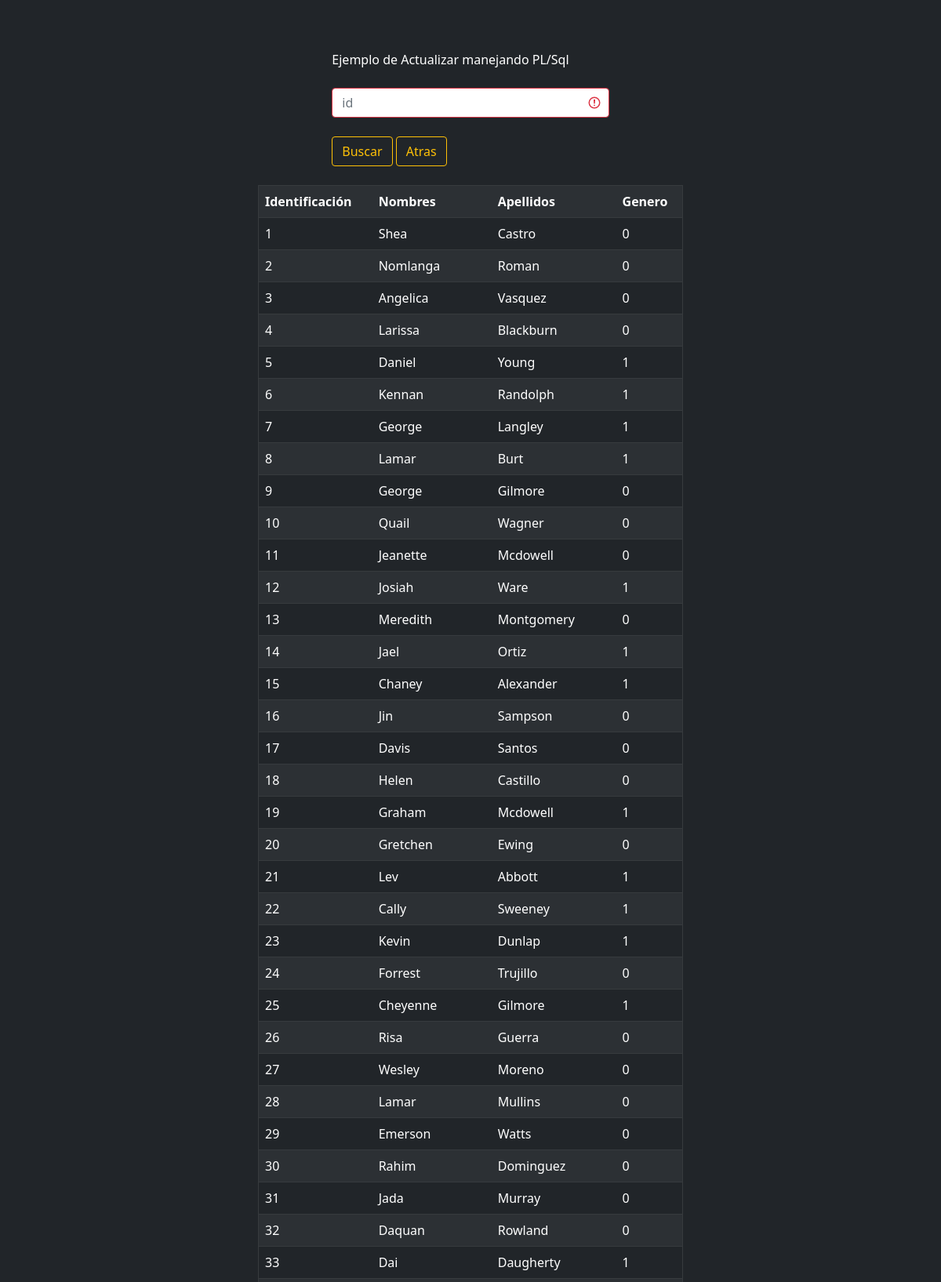
Page /editar.php (upper part) on the committed database.
### tables this page shows
CREATE TABLE `tb_ejemplo` (
  `id` mediumint(8) UNSIGNED NOT NULL,
  `nombre` varchar(255) DEFAULT NULL,
  `apellido` varchar(255) DEFAULT NULL,
  `genero` varchar(255) DEFAULT NULL
);

### editar.php (the view, shortened to what this page needs)
<!DOCTYPE html>
<html lang="es">
<head>
    <link rel="stylesheet" href="css/bootstrap.min.css">
</head>
<body class="p-3 my-3 bg-dark text-white">
<div class="container p-3 my-3 bg-dark text-white">
    <div class="row">
        <div class="col-sm-4"></div>
        <div class="col-sm-4">Ejemplo de Actualizar manejando PL/Sql</div><br><br>
        <div class="col-sm-4"></div>
    </div>
    <div class="row">
        <div class="col-sm-4"></div>
        <div class="col-sm-4">
            <form action="editar1.php" method="POST" class="was-validated">
                <input placeholder="id" class="form-control" type="text" name="id" id="id" required><br>
                <button class="btn btn-outline-warning">Buscar</button>
                <a href="desktop.php" class="btn btn-outline-warning">Atras</a><br><br>
            </form>
        </div>
        <div class="col-sm-4"></div>
    </div>
    <div class="row">
        <div class="col-sm-3"></div>
        <div class="col-sm-6">
            <?php
                include_once "conexion.php";
                $sql="select * from tb_ejemplo";
                $resultado=$conexion->query($sql);
                echo "<table  border='1' class='table table-dark table-striped'><tr><th>Identificación</th><th>Nombres</th><th>Apellidos</th><th>Genero</th></tr>";
                while($fila=mysqli_fetch_array($resultado))
                {
                    echo "<tr><td>".$fila[0]."</td><td>".$fila[1]."</td><td>".$fila[2]."</td><td>".$fila[3]."</td></tr>";
                }
                echo "</table>";
            ?>
        </div>
        <div class="col-sm-3"></div>
    </div>
</div>
</body>
</html>

### rows in the picture
tb_ejemplo: id "1", nombre "Shea", apellido "Castro", genero "0"
tb_ejemplo: id "2", nombre "Nomlanga", apellido "Roman", genero "0"
tb_ejemplo: id "3", nombre "Angelica", apellido "Vasquez", genero "0"
tb_ejemplo: id "4", nombre "Larissa", apellido "Blackburn", genero "0"
tb_ejemplo: id "5", nombre "Daniel", apellido "Young", genero "1"
tb_ejemplo: id "6", nombre "Kennan", apellido "Randolph", genero "1"
tb_ejemplo: id "7", nombre "George", apellido "Langley", genero "1"
tb_ejemplo: id "8", nombre "Lamar", apellido "Burt", genero "1"
tb_ejemplo: id "9", nombre "George", apellido "Gilmore", genero "0"
tb_ejemplo: id "10", nombre "Quail", apellido "Wagner", genero "0"
tb_ejemplo: id "11", nombre "Jeanette", apellido "Mcdowell", genero "0"
tb_ejemplo: id "12", nombre "Josiah", apellido "Ware", genero "1"
tb_ejemplo: id "13", nombre "Meredith", apellido "Montgomery", genero "0"
tb_ejemplo: id "14", nombre "Jael", apellido "Ortiz", genero "1"
tb_ejemplo: id "15", nombre "Chaney", apellido "Alexander", genero "1"
tb_ejemplo: id "16", nombre "Jin", apellido "Sampson", genero "0"
tb_ejemplo: id "17", nombre "Davis", apellido "Santos", genero "0"
tb_ejemplo: id "18", nombre "Helen", apellido "Castillo", genero "0"
tb_ejemplo: id "19", nombre "Graham", apellido "Mcdowell", genero "1"
tb_ejemplo: id "20", nombre "Gretchen", apellido "Ewing", genero "0"
tb_ejemplo: id "21", nombre "Lev", apellido "Abbott", genero "1"
tb_ejemplo: id "22", nombre "Cally", apellido "Sweeney", genero "1"
tb_ejemplo: id "23", nombre "Kevin", apellido "Dunlap", genero "1"
tb_ejemplo: id "24", nombre "Forrest", apellido "Trujillo", genero "0"
tb_ejemplo: id "25", nombre "Cheyenne", apellido "Gilmore", genero "1"
tb_ejemplo: id "26", nombre "Risa", apellido "Guerra", genero "0"
tb_ejemplo: id "27", nombre "Wesley", apellido "Moreno", genero "0"
tb_ejemplo: id "28", nombre "Lamar", apellido "Mullins", genero "0"
tb_ejemplo: id "29", nombre "Emerson", apellido "Watts", genero "0"
tb_ejemplo: id "30", nombre "Rahim", apellido "Dominguez", genero "0"
tb_ejemplo: id "31", nombre "Jada", apellido "Murray", genero "0"
tb_ejemplo: id "32", nombre "Daquan", apellido "Rowland", genero "0"
tb_ejemplo: id "33", nombre "Dai", apellido "Daugherty", genero "1"
